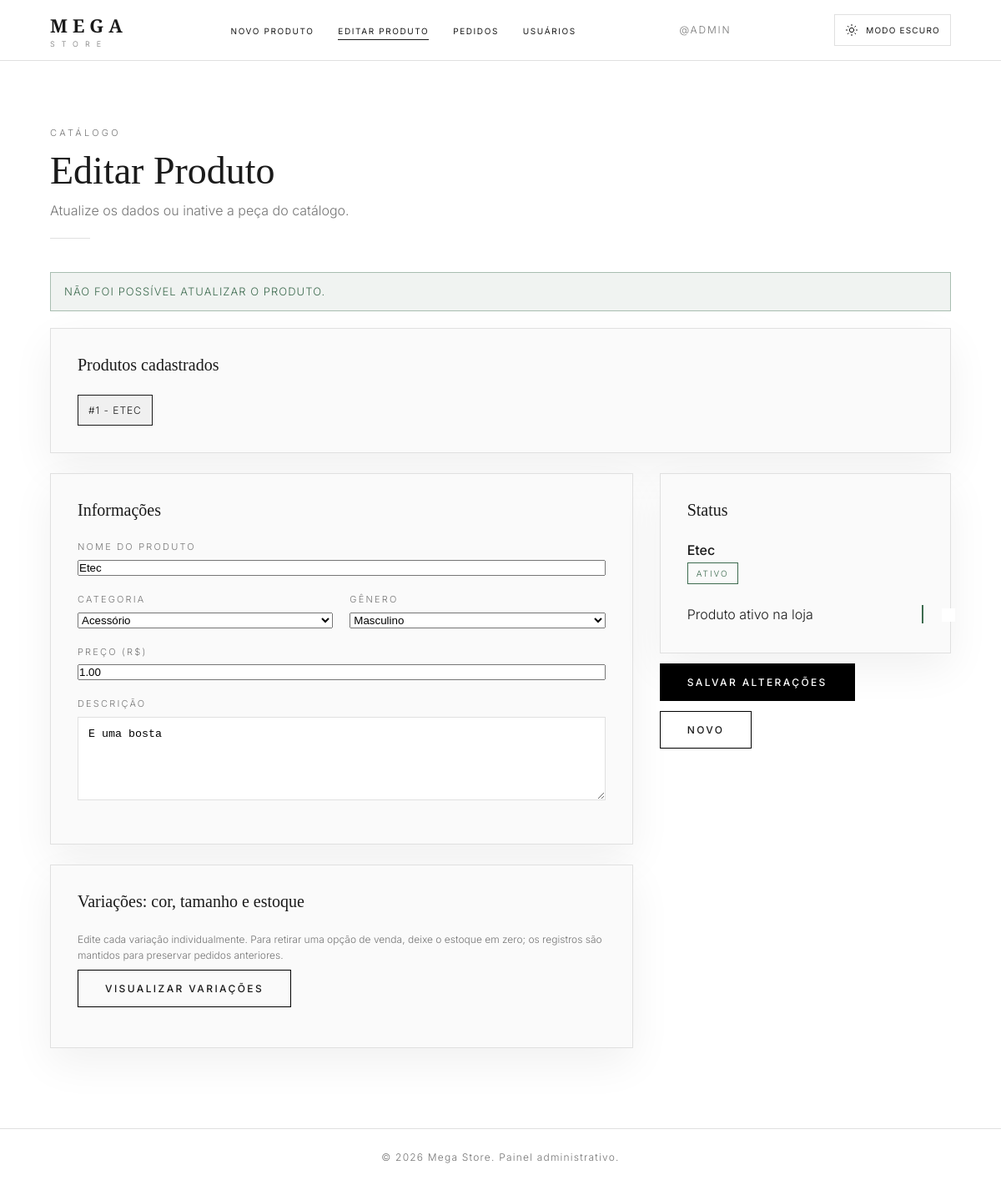
The page /admin/editar_produto.php?erro=1 on the database its author committed.
### tables this page shows
CREATE TABLE `tb_produto` (
  `id_produto` int(11) NOT NULL,
  `nome_produto` varchar(255) NOT NULL,
  `descricao_produto` varchar(500) NOT NULL,
  `preco` double(10,2) NOT NULL,
  `id_categoria` int(11) NOT NULL,
  `id_genero` int(11) NOT NULL,
  `ativo` tinyint(1) NOT NULL,
  `data_cadastro` date NOT NULL
);

CREATE TABLE `tb_categoria` (
  `id_categoria` int(11) NOT NULL,
  `nome_categoria` varchar(255) NOT NULL,
  `descricao_categoria` varchar(500) NOT NULL
);

### admin/editar_produto.php (the view, shortened to what this page needs)
<?php
include "../geral/conexao.php";
$categoriasSql = mysqli_query($con, 'SELECT id_categoria, nome_categoria FROM tb_categoria ORDER BY nome_categoria');
$categorias = $categoriasSql ? mysqli_fetch_all($categoriasSql, MYSQLI_ASSOC) : [];
$idProduto = isset($_GET['id']) ? (int) $_GET['id'] : 0;
if ($idProduto > 0) {
    $produtoSql = mysqli_query($con, "SELECT * FROM tb_produto WHERE id_produto = $idProduto LIMIT 1");
    $produto = mysqli_fetch_assoc($produtoSql);
} else {
    $produtoSql = mysqli_query($con, "SELECT * FROM tb_produto ORDER BY id_produto DESC LIMIT 1");
    $produto = mysqli_fetch_assoc($produtoSql);
    if ($produto) {
        $idProduto = (int) $produto['id_produto'];
    }
}
$produtosSql = mysqli_query($con, "SELECT * FROM tb_produto ORDER BY id_produto DESC");
$produtos = $produtosSql ? mysqli_fetch_all($produtosSql, MYSQLI_ASSOC) : [];
$mensagem = '';
if (isset($_GET['erro'])) {
    $mensagem = 'Não foi possível atualizar o produto.';
}
?>
<!DOCTYPE html>
<html lang="pt-BR">
<head>
    <link rel="stylesheet" href="admin.css">
</head>
<body>
    <header class="header">
        <div class="header__inner">
            <a href="../home/Tl_principal.html" class="logo"><b>MEGA</b><span>STORE</span></a>
            <ul class="nav">
                <li><a href="cadastro_produto.php">Novo Produto</a></li>
                <li><a href="editar_produto.php" class="on">Editar Produto</a></li>
                <li><a href="gerenciar_pedidos.php">Pedidos</a></li>
                <li><a href="usuarios.php">Usuários</a></li>
            </ul>
            <span class="user">@ADMIN</span>
            <button class="theme-toggle" type="button" data-theme-toggle aria-label="Ativar modo escuro" aria-pressed="false">
                <svg viewBox="0 0 24 24" aria-hidden="true"><circle cx="12" cy="12" r="4"></circle><path d="M12 2v2m0 16v2M4.93 4.93l1.42 1.42m11.3 11.3 1.42 1.42M2 12h2m16 0h2M4.93 19.07l1.42-1.42m11.3-11.3 1.42-1.42"></path></svg>
                <span data-theme-label>Modo escuro</span>
            </button>
        </div>
    </header>
    <main class="page">
        <span class="label">Catálogo</span>
        <h1>Editar Produto</h1>
        <p class="sub">Atualize os dados ou inative a peça do catálogo.</p>
        <div class="divider"></div>
        <?php if ($mensagem): ?>
            <div class="alert-box"><?= htmlspecialchars($mensagem) ?></div>
        <?php endif; ?>
        <div class="card" style="margin-bottom: 24px;">
            <h2>Produtos cadastrados</h2>
            <div class="lista-produtos">
                <?php foreach ($produtos as $item): ?>
                    <a class="produto-item <?= $item['id_produto'] == $idProduto ? 'ativo' : '' ?>" href="editar_produto.php?id=<?= (int) $item['id_produto'] ?>">
                        #<?= (int) $item['id_produto'] ?> - <?= htmlspecialchars($item['nome_produto']) ?>
                    </a>
                <?php endforeach; ?>
            </div>
        </div>
        <?php if ($produto): ?>
            <form class="grid" action="atualizar_produto.php" method="post" id="f" enctype="multipart/form-data">
                <div>
                    <div class="card">
                        <h2>Informações</h2>
                        <div class="f"><label>Nome do produto</label><input name="nome" value="<?= htmlspecialchars($produto['nome_produto']) ?>"></div>
                        <div class="row">
                            <div class="f"><label>Categoria</label>
                                <select name="categoria">
                                    <?php foreach ($categorias as $categoria): ?>
                                        <option value="<?= (int) $categoria['id_categoria'] ?>" <?= (int) $produto['id_categoria'] === (int) $categoria['id_categoria'] ? 'selected' : '' ?>><?= htmlspecialchars($categoria['nome_categoria']) ?></option>
                                    <?php endforeach; ?>
                                </select>
                            </div>
                            <div class="f"><label>Gênero</label>
                                <select name="genero">
                                    <option value="1" <?= $produto['id_genero'] == 1 ? 'selected' : '' ?>>Masculino</option>
                                </select>
                            </div>
                        </div>
                        <div class="f"><label>Preço (R$)</label><input name="preco" type="number" step="0.01" min="0" value="<?= number_format((float) $produto['preco'], 2, '.', '') ?>" required></div>
                        <div class="f"><label>Descrição</label><textarea name="descricao"><?= htmlspecialchars($produto['descricao_produto']) ?></textarea></div>
                    </div>
                    <div class="card">
                        <h2>Variações: cor, tamanho e estoque</h2>
                        <p class="variation-help">Edite cada variação individualmente. Para retirar uma opção de venda, deixe o estoque em zero; os registros são mantidos para preservar pedidos anteriores.</p>
                        <button class="btn btn--o variation-toggle" type="button" id="visualizar-variacoes" aria-expanded="false" aria-controls="painel-variacoes">Visualizar variações</button>
                    </div>
                </div>
                <aside>
                    <div class="card">
                        <h2>Status</h2>
                        <div class="prev">
                            <div><b style="font-weight:500"><?= htmlspecialchars($produto['nome_produto']) ?></b><br><span class="badge <?= $produto['ativo'] ? 'b-ok' : 'b-mut' ?>"><?= $produto['ativo'] ? 'Ativo' : 'Inativo' ?></span></div>
                        </div>
                        <div class="switch"><span>Produto ativo na loja</span><label><input type="checkbox" name="ativo" value="1" <?= $produto['ativo'] ? 'checked' : '' ?>><i></i></label></div>
                    </div>
                    <div class="actions">
                        <button class="btn" type="submit">Salvar Alterações</button>
                        <a href="cadastro_produto.php" class="btn btn--o">Novo</a>
                    </div>
                </aside>
            </form>
        <?php endif; ?>
    </main>
    <div class="foot">&copy; 2026 Mega Store. Painel administrativo.</div>
</body>
</html>

### rows shown on the page
tb_produto: id_produto "1", nome_produto "ETEC", nome "Etec", categoria "Acessório", genero "Masculino", preco "1.00", descricao "E uma bosta", nome_produto "Etec"

### other values the page prints
$mensagem "NÃO FOI POSSÍVEL ATUALIZAR O PRODUTO."
